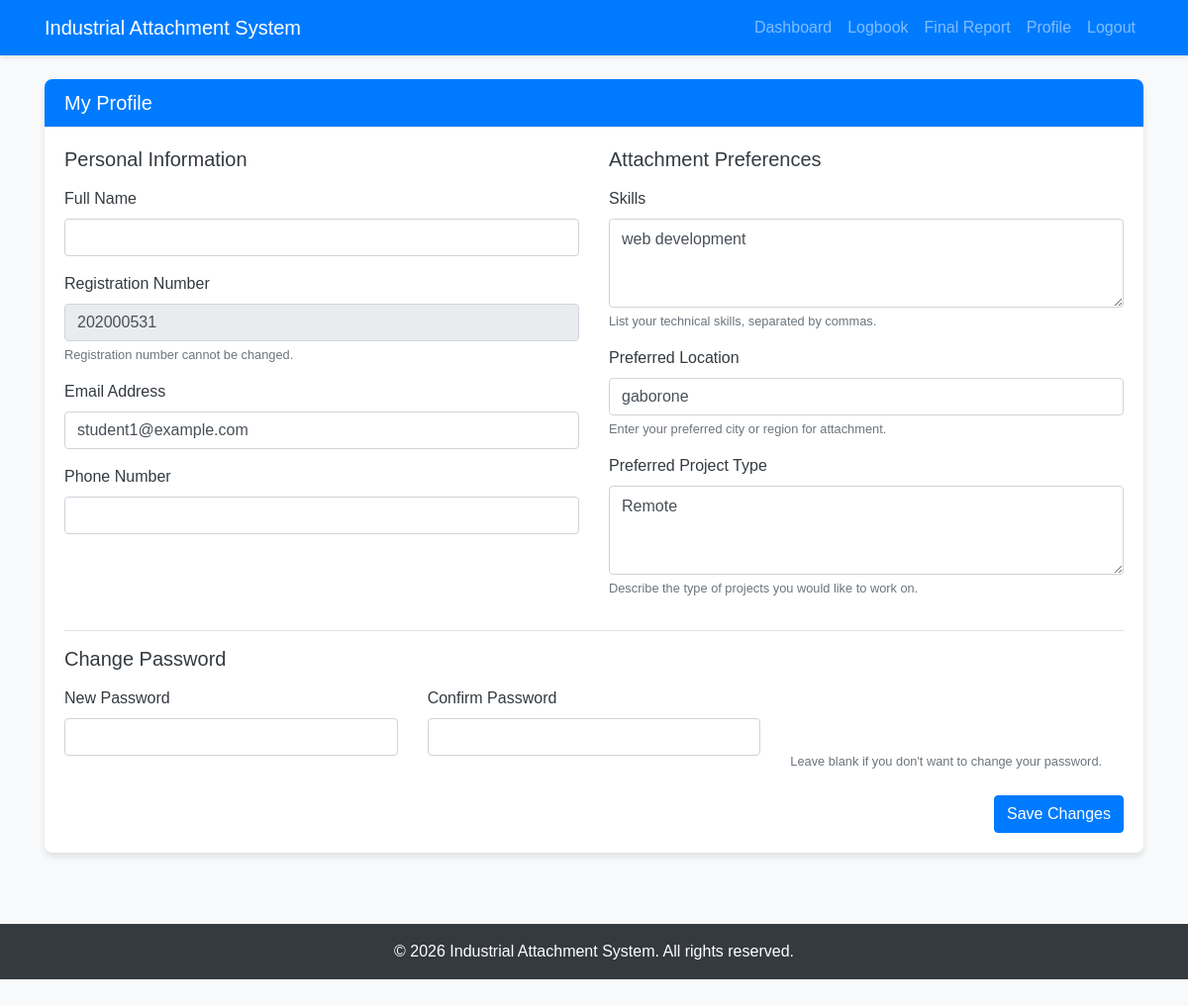
/pages/student/profile.php (signed in), run on the app's committed database.
### tables this page shows
CREATE TABLE `students` (
  `student_id` int(11) NOT NULL,
  `user_id` int(11) NOT NULL,
  `full_name` varchar(100) NOT NULL,
  `registration_number` varchar(20) NOT NULL,
  `phone` varchar(20) NOT NULL,
  `skills` text DEFAULT NULL,
  `preferred_location` varchar(100) DEFAULT NULL,
  `preferred_project_type` text DEFAULT NULL,
  `attachment_status` enum('pending','matched','ongoing','completed') DEFAULT 'pending',
  `organization_id` int(11) DEFAULT NULL
);

CREATE TABLE `users` (
  `user_id` int(11) NOT NULL,
  `username` varchar(50) NOT NULL,
  `password` varchar(255) NOT NULL,
  `email` varchar(100) NOT NULL,
  `user_type` enum('student','coordinator','supervisor','organization') NOT NULL,
  `created_at` timestamp NOT NULL DEFAULT current_timestamp()
);

### includes/functions.php (called while the page is built, shortened)
<?php
function getUserDetails($conn, $user_id) {
    $stmt = $conn->prepare("SELECT * FROM users WHERE user_id = ?");
    $stmt->bind_param("i", $user_id);
    $stmt->execute();
    $result = $stmt->get_result();
    return $result->fetch_assoc();
}
function getStudentDetails($conn, $user_id) {
    $stmt = $conn->prepare("SELECT s.* FROM students s JOIN users u ON s.user_id = u.user_id WHERE u.user_id = ?");
    $stmt->bind_param("i", $user_id);
    $stmt->execute();
    $result = $stmt->get_result();
    return $result->fetch_assoc();
}
?>

### pages/student/profile.php (the view, shortened to what this page needs)
<?php
require_once '../../config/db_connect.php';
require_once '../../includes/functions.php';
$user = getUserDetails($conn, $_SESSION['user_id']);
$student = getStudentDetails($conn, $_SESSION['user_id']);
include '../../includes/header.php';
?>
<div class="row">
    <div class="col-lg-12">
        <div class="card mb-4">
            <div class="card-header bg-primary text-white">
                <h5 class="mb-0">My Profile</h5>
            </div>
            <div class="card-body">
                <form method="POST" action="">
                    <div class="row">
                        <div class="col-md-6">
                            <h5 class="mb-3">Personal Information</h5>
                            <div class="form-group">
                                <label for="full_name">Full Name</label>
                                <input type="text" class="form-control" id="full_name" name="full_name" value="<?php echo $student['full_name']; ?>" required>
                            </div>
                            <div class="form-group">
                                <label for="registration_number">Registration Number</label>
                                <input type="text" class="form-control" id="registration_number" value="<?php echo $student['registration_number']; ?>" readonly>
                                <small class="form-text text-muted">Registration number cannot be changed.</small>
                            </div>
                            <div class="form-group">
                                <label for="email">Email Address</label>
                                <input type="email" class="form-control" id="email" name="email" value="<?php echo $user['email']; ?>" required>
                            </div>
                            <div class="form-group">
                                <label for="phone">Phone Number</label>
                                <input type="text" class="form-control" id="phone" name="phone" value="<?php echo $student['phone']; ?>" required>
                            </div>
                        </div>
                        <div class="col-md-6">
                            <h5 class="mb-3">Attachment Preferences</h5>
                            <div class="form-group">
                                <label for="skills">Skills</label>
                                <textarea class="form-control" id="skills" name="skills" rows="3"><?php echo $student['skills']; ?></textarea>
                                <small class="form-text text-muted">List your technical skills, separated by commas.</small>
                            </div>
                            <div class="form-group">
                                <label for="preferred_location">Preferred Location</label>
                                <input type="text" class="form-control" id="preferred_location" name="preferred_location" value="<?php echo $student['preferred_location']; ?>">
                                <small class="form-text text-muted">Enter your preferred city or region for attachment.</small>
                            </div>
                            <div class="form-group">
                                <label for="preferred_project_type">Preferred Project Type</label>
                                <textarea class="form-control" id="preferred_project_type" name="preferred_project_type" rows="3"><?php echo $student['preferred_project_type']; ?></textarea>
                                <small class="form-text text-muted">Describe the type of projects you would like to work on.</small>
                            </div>
                        </div>
                    </div>
                    <hr>
                    <h5 class="mb-3">Change Password</h5>
                    <div class="row">
                        <div class="col-md-4">
                            <div class="form-group">
                                <label for="new_password">New Password</label>
                                <input type="password" class="form-control" id="new_password" name="new_password">
                            </div>
                        </div>
                        <div class="col-md-4">
                            <div class="form-group">
                                <label for="confirm_password">Confirm Password</label>
                                <input type="password" class="form-control" id="confirm_password" name="confirm_password">
                            </div>
                        </div>
                        <div class="col-md-4 d-flex align-items-end">
                            <small class="form-text text-muted">Leave blank if you don't want to change your password.</small>
                        </div>
                    </div>
                    <div class="text-right mt-4">
                        <button type="submit" class="btn btn-primary">Save Changes</button>
                    </div>
                </form>
            </div>
        </div>
    </div>
</div>
<?php include '../../includes/footer.php'; ?>

### assets/css/style.css (style rules this page uses)
body { font-family: 'Arial', sans-serif; background-color: #f8f9fa; color: #343a40; padding-bottom: 50px; }
.card { border: none; border-radius: 8px; box-shadow: 0 4px 6px rgba(0, 0, 0, 0.1); margin-bottom: 20px; overflow: hidden; }
.card-header { background-color: #f8f9fa; border-bottom: 1px solid #e9ecef; font-weight: 600; }
.form-control { border-radius: 4px; border: 1px solid #ced4da; padding: 8px 12px; }
.btn-primary { background-color: #007bff; border-color: #007bff; }

### data on the page
students: registration_number "202000531", skills "web development", preferred_location "gaborone", preferred_project_type "Remote"
users: email "student1@example.com"
